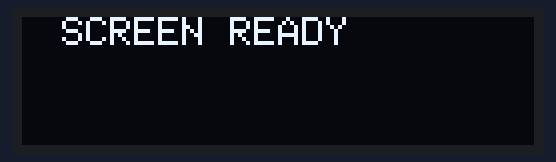
A sketch run on a simulated Arduino Mega 2560, built with avr-gcc and run on an emulated ATmega2560. Shown: 128×32 one-colour display. The display library's start-up logo is not drawn; no radio packets arrive unless stated.

Above: at 1.1 s.
At 1.6 s:
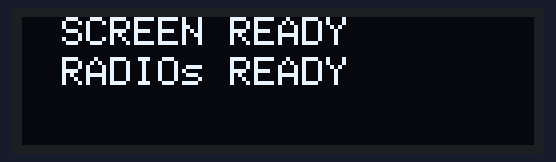
At 2.2 s:
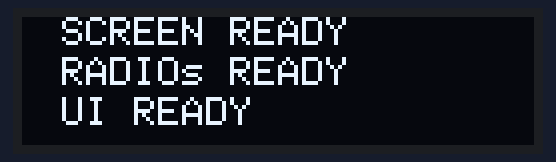
At 4.7 s:
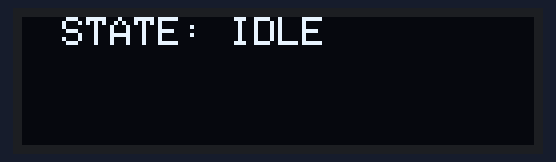

Measured:
- what the display in image 0 shows lasts 0.5 s, from 1.1 s to 1.6 s
- what the display in image 2 shows lasts 2.5 s, from 2.1 s to 4.6 s

The sketch:

Target_Draft_1.ino
```cpp
// Target Draft 1
// First draft of complete target system
// Implements secreen, radio, and UI, and expects 2-way comm. with a launcher


  // IMPORTS  ----------------------------------------------------------------------------------------------------------
#include <SPI.h>                  // Radio and Screen
#include <RH_RF95.h>              // Radio
#include <Wire.h>                 // Screen
#include <Adafruit_GFX.h>         // Screen
#include <Adafruit_SSD1306.h>     // Screen
#include <FastLED.h>              // LED Strip
#include <stdio.h>                // Standard method library    (can we cut this out?)
#include <stdlib.h>               // Standard method library    (can we cut this out?)


  // RADIO MACROS ------------------------------------------------------------------------------------------------------
// Pins; Custom wiring
  // Module 1
#define RFM95_1_RST     49
#define RFM95_1_CS      53
#define RFM95_1_INT     19

  // Module 2
#define RFM95_2_RST     23
#define RFM95_2_CS      22
#define RFM95_2_INT     18

  // Module 3
#define RFM95_3_RST     4
#define RFM95_3_CS      24
#define RFM95_3_INT     2

/*
  // Module 4
#define RFM95_3_RST     26
#define RFM95_3_CS      25
#define RFM95_3_INT     3
*/

// Misc radio macros
#define RF95_FREQ     915.0   // Radio frequency (TX Freq, must match RX's Freq!)
#define RF95_TXPOW    23      // Transmisson power (default is 13 dBmn max is 23)

// Instance of the radio driver
RH_RF95 rf95_1(RFM95_1_CS, RFM95_1_INT);    // Module 1
RH_RF95 rf95_2(RFM95_2_CS, RFM95_2_INT);    // Module 2
RH_RF95 rf95_3(RFM95_3_CS, RFM95_3_INT);    // Module 3

// Calibration vars
  // Calibration parameters
int cal_num = 0;      // Calibration iterator; counts up to cal max as we recive messages
int cal_max = 10;     // Calibration upper bound; total number of messages we need to successfully calibrate

  // Calibrations averages
float r1_cal[10];       // Array for holding RSSI values of calibration messages for radio 1
float r2_cal[10];       // Array for holding RSSI values of calibration messages for radio 2
float r3_cal[10];       // Array for holding RSSI values of calibration messages for radio 3

float r1_avg;           // Varialbe for average of r1_cal
float r2_avg;           // Varialbe for average of r2_cal
float r3_avg;           // Varialbe for average of r3_cal

float r1_runAvg;        // Varialbe for average of r1_cal
float r2_runAvg;        // Varialbe for average of r2_cal
float r3_runAvg;        // Varialbe for average of r3_cal


  // SCREEN MACROS ----------------------------------------------------------------------------------------------------
// Screen size
#define SCREEN_WIDTH 128      // OLED display width, in pixels
#define SCREEN_HEIGHT 32      // OLED display height, in pixels

// Misc screen macros
#define OLED_RESET     4      // Reset pin # (or -1 if sharing Arduino reset pin)
#define SCREEN_ADDRESS 0x3C   // See datasheet for Address; 0x3D for 128x64, 0x3C for 128x32

// Instance of screen driver
Adafruit_SSD1306 display(SCREEN_WIDTH, SCREEN_HEIGHT, &Wire, OLED_RESET);


  // LED MACROS ------------------------------------------------------------------------------------------------------
// LED Strip
#define LED_PIN     37        // GPIO for LED strip
#define NUM_LEDS    20        // Total number of LEDs in LED strip

// LED multicolor
#define LED_R 27    // Red
#define LED_G 28    // Green
#define LED_B 29    // Blue

int activeLEDs;               // Iterating variable used to change the color of a specific LED in the below array (ACTIVE - blue)
int inactiveLEDs;             // Iterating variable used to change the color of a specific LED in the below array (INACTIVE - red)
CRGB leds[NUM_LEDS];          // Instance of LED driver; this controls our LED strip, each item in array is a single LED


  // SPEAKER MACROS -------------------------------------------------------------------------------------------------
#define SPEAKER    35         // Pin number of the speaker
#define BEATTIME 1000         // Length of the generated tone (msec)


  // TARGET STATE MACROS -----------------------------------------------------------------------------------------
// ONLY ONE of these can be true at a time! Make sure to set old state low when new state goes high (replace these with an int?)
bool idle = true;
bool calibrating = false;
bool targeting = false;
bool hit = false;

int16_t secondsToHit;
int16_t caliConstant;

  // Setup  ------------------------------------------------------------------------------------------------------------------------------------------------------------------------------------------------------------------------------------------------------------------
void setup()
{
  // Run setup methods
  screenSetup();          // Screen needs to be first since that's what we're printing debugging messages on
  threeRadioSetup();      // Setup radios second
  UISetup();              // Setup UI last

  // Delay before beginning loop
  delay(2000);
}


  // Loop  ------------------------------------------------------------------------------------------------------------------------------------------------------------------------------------------------------------------------------------------------------------------
void loop()
{
  if(idle)                                                // Base State: IDLE
  {
    display.clearDisplay();
    display.setCursor(10,0);
    display.println(F("STATE: IDLE"));

    // TODO: Idle logic
      // Wait for message from launcher - parse message, send response, and move to targeting or calibration state based on message content
      // May want to re-design this state, since we probably want to use the RSSI/information from this message

    display.display();
  }
  else if(targeting)                                    // Firing State
  {
    display.clearDisplay();
    display.setCursor(10,0);
    display.println(F("STATE: TARGETING"));

    // TODO: Targeting logic
      // Recieve message from launcher, run hit detection algorithm, send response (HIT/MISS), and set up LEDs

    display.display();

  }
  else if(calibrating)                                    // Calibrating State
  {
    display.clearDisplay();
    display.setCursor(10,0);
    display.println(F("STATE: CALIBRATING"));

    // TODO: Calibration logic
      // Receive message from launcher, record RSSI value for each radio, send response

    display.display();

  }

  ////////////////////////////////

  delay(200);           // Delay between loop iterations
}


// HELPER METHODS ------------------------------------------------------------------------------------------------------------------------------------------------------------------------------------------------------------------------------------------------------------

  // Screen setup -----------------------------------------------------------------------------------------------------------------------------------
void screenSetup()
{
  // Screen needs to be first since that's what we're printing debugging messages on

  // Make sure screen driver is properly intialized
  if(!display.begin(SSD1306_SWITCHCAPVCC, SCREEN_ADDRESS))        // If screen is not properly initialized
  {
    while (1);            // Infinite loop! TODO: If we have a debug LED on PCB, use that to denote this case
  }

  ////////////////////////////////

  // Show initial display buffer contents on the screen -- the library initializes this with an Adafruit splash screen.
  display.display();                      // Show the splash screen
  delay(1000);                            // Pause for 1 second

  // Clear the screen buffer
  display.clearDisplay();

  ////////////////////////////////

  // Set text properties
  display.setTextSize(1);                 // Normal 1:1 pixel scale
  display.setTextColor(SSD1306_WHITE);    // Draw white text

  // Screen prepped
  display.setCursor(10,0);                // Set screen cursor to position 1
  display.println(F("SCREEN READY"));     // Print "SCREEN READY" to screen
  display.display();                      // Display the message
  delay(500);                             // Short delay
}

  // Radio setup -----------------------------------------------------------------------------------------------------------------------------------
void threeRadioSetup()
{
  // Sets up three radios; all 3 radios should be set up identically

  // Set up reset pins
  pinMode(RFM95_1_RST, OUTPUT);       // Define reset pin for r1
  digitalWrite(RFM95_1_RST, HIGH);    // Set reset pin for r1 high
  pinMode(RFM95_2_RST, OUTPUT);       // Define reset pin for r2
  digitalWrite(RFM95_2_RST, HIGH);    // Set reset pin for r2 high
  pinMode(RFM95_3_RST, OUTPUT);       // Define reset pin for r3
  digitalWrite(RFM95_3_RST, HIGH);    // Set reset pin for r3 high

  // Do a manual reset of radio to start
  digitalWrite(RFM95_1_RST, LOW);     // Set RST pin low to reset radio
  digitalWrite(RFM95_2_RST, LOW);     // Set RST pin low to reset radio
  digitalWrite(RFM95_3_RST, LOW);     // Set RST pin low to reset radio
  delay(10);                          // Wait 10 ms
  digitalWrite(RFM95_1_RST, HIGH);    // Set RST pin back to high for operation
  digitalWrite(RFM95_2_RST, HIGH);    // Set RST pin back to high for operation
  digitalWrite(RFM95_3_RST, HIGH);    // Set RST pin back to high for operation
  delay(10);                          // Wait 10 ms

  ////////////////////////////////

  // Make sure all modules initialized successfully
  while (!rf95_1.init())                          // Radio 1
  {
    display.setCursor(10,10);                 // Set screen cursor to position 2
    display.println(F("RADIO 1 INIT BAD"));   // Print that radio 1 was not initialized properly
    display.display();                        // Display the message
    while (1);                                // Infinite loop!
  }
  while (!rf95_2.init())                          // Radio 2
  {
    display.setCursor(10,10);                 // Set screen cursor to position 2
    display.println(F("RADIO 2 INIT BAD"));   // Print that radio 2 was not initialized properly
    display.display();                        // Display the message
    while (1);                                // Infinite loop!
  }
  while (!rf95_3.init())                          // Radio 3
  {
    display.setCursor(10,10);                 // Set screen cursor to position 2
    display.println(F("RADIO 3 INIT BAD"));   // Print that radio 3 was not initialized properly
    display.display();                        // Display the message
    while (1);                                // Infinite loop!
  }

  ///////////////////////////////

  // Make sure frequency is set properly - Defaults after init are 434.0MHz, modulation GFSK_Rb250Fd250, +13dbM
  if (!rf95_1.setFrequency(RF95_FREQ))            // Radio 1
  {
    display.setCursor(10,10);                 // Set screen cursor to position 2
    display.println(F("RADIO 1 FREQ BAD"));   // Print that radio 1 frequency was not initialized properly
    display.display();                        // Display the message
    while (1);                                // Infinite loop!
  }
  if (!rf95_2.setFrequency(RF95_FREQ))            // Radio 2
  {
    display.setCursor(10,10);                 // Set screen cursor to position 2
    display.println(F("RADIO 2 FREQ BAD"));   // Print that radio 2 frequency was not initialized properly
    display.display();                        // Display the message
    while (1);                                // Infinite loop!
  }
  if (!rf95_3.setFrequency(RF95_FREQ))            // Radio 3
  {
    display.setCursor(10,10);                 // Set screen cursor to position 2
    display.println(F("RADIO 3 FREQ BAD"));   // Print that radio 3 frequency was not initialized properly
    display.display();                        // Display the message
    while (1);                                // Infinite loop!
  }

  ////////////////////////////////

  // Set TX power
  rf95_1.setTxPower(RF95_TXPOW, false);   // Set R1 to 23 dBm (default is 13 dBm, valid 5-23)
  rf95_2.setTxPower(RF95_TXPOW, false);   // Set R2 to 23 dBm (default is 13 dBm, valid 5-23)
  rf95_3.setTxPower(RF95_TXPOW, false);   // Set R3 to 23 dBm (default is 13 dBm, valid 5-23)

  ////////////////////////////////

  display.setCursor(10,10);               // Set screen cursor to position 2
  display.println(F("RADIOs READY"));     // Print that radios were initialized properly
  display.display();                      // Display the message
  delay(500);                             // Short delay
}

  // UI setup -----------------------------------------------------------------------------------------------------------------------------------
void UISetup()
{

  // Set up LED strip
  FastLED.addLeds<WS2812, LED_PIN, GRB>(leds, NUM_LEDS);

  ////////////////////////////////

  resetLEDs();

  ////////////////////////////////

  display.setCursor(10,20);                // Set screen cursor to position 3
  display.println(F("UI READY"));         // Print that UI was initialized properly
  display.display();                      // Display the message
  delay(500);                             // Short delay
}

// Check potentiometer and reset LED strip
void resetLEDs()
{
    // TODO: LED Reset Logic; need to get num active LEDs from launcher first!
}
```
